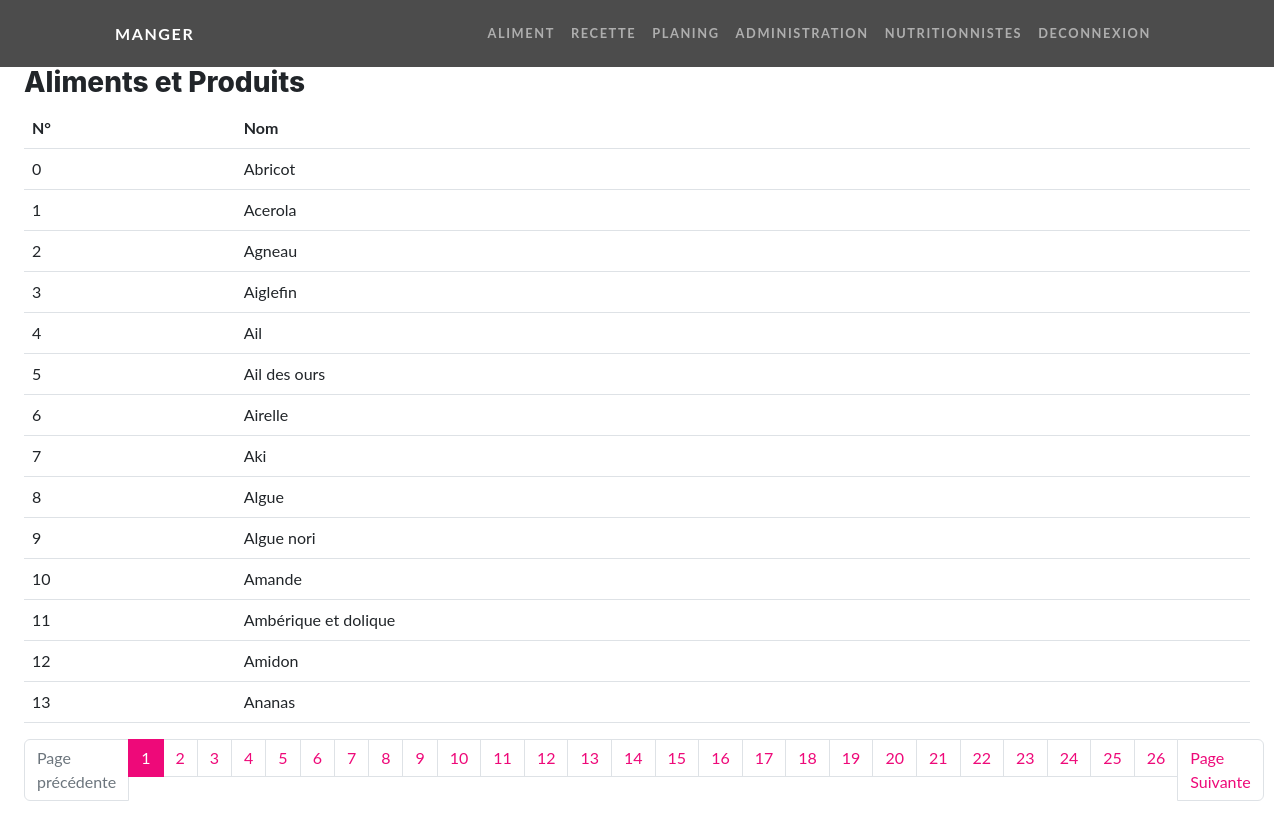
The page /aliment (signed in) on the database its author committed.
### tables this page shows
CREATE TABLE IF NOT EXISTS `aliment` (
  `id` int NOT NULL AUTO_INCREMENT,
  `nom` varchar(255) NOT NULL,
  PRIMARY KEY (`id`)
);

### src/Controllers/Controller.php (called while the page is built, shortened)
<?php
abstract class Controller {
    function render (string $fichier, array $donnees = [], string $template = 'default.php') {
        extract($donnees);
        require_once ROOT . '/Views/' . $fichier;
        $contenu = ob_get_clean();
        require_once ROOT . '/Views/' . $template;
    }
}

### src/Controllers/AlimentController.php (called while the page is built, shortened)
<?php
class AlimentController extends Controller {
    public function index() {
        $alimentModel = new AlimentModel();
        $alimentsParPage = 14;
        $nbALiment = $alimentModel->countAllAliments();
        $nbPage = ceil($nbALiment->nbAliment / $alimentsParPage);
        if(isset($_GET['page']) && !empty($_GET['page'])) {
            $pageActuelle = (int) $this->secure($_GET['page']);
            if($pageActuelle > $nbPage) {
                $pageActuelle = $nbPage;
            }
        }else{
            $pageActuelle = 1;
        }
        $premierItem = $pageActuelle * $alimentsParPage - $alimentsParPage;
        $aliments = $alimentModel->findByLimits($premierItem, $alimentsParPage);
        return $this->render('aliment/index.php', [
            'aliments' => $aliments,
            'premierItem' => $premierItem,
            'pageActuelle' => $pageActuelle,
            'nbPage' => $nbPage
        ]);
    }
}

### index.php (called while the page is built, shortened)
<?php
$app = new Main();
$app->start();

### src/Models/AlimentModel.php (called while the page is built, shortened)
<?php
class AlimentModel extends Model {
    public function __construct() {
        $this->table = 'aliment';
    }
    public function countAllAliments() {
        return $this->executeQuery('SELECT count(aliment.id) AS nbAliment FROM ' . $this->table)->fetch();
    }
    public function findByLimits(int $premierItem, int $nbItem) {
        $query = $this->executeQuery('SELECT * FROM ' . $this->table . ' ORDER BY nom LIMIT ' . $premierItem . ', ' . $nbItem);
        return $query->fetchAll();
    }
}

### src/Core/Database.php (called while the page is built, shortened)
<?php
class Database extends PDO {
    private static $instance;
    private function __construct() {
        $_dsn = 'mysql:dbname=' .  $_ENV['DBNAME'] .  ';host=' . $_ENV['DBHOST'];
    }
    public static function getInstance():self {
        if(self::$instance === null) {
            self::$instance = new self();
        }
        return self::$instance;
    }
}

### src/Models/Model.php (called while the page is built, shortened)
<?php
class Model extends Database {
    public function executeQuery(string $sql, array $attributs = null){
        $this->db = Database::getInstance();
        if($attributs !== null) {
            $query = $this->db->prepare($sql);
            $query->execute($attributs);
            return $query;
        }else{
            return $this->db->query($sql);
        }
    }
}

### Views/aliment/index.php (the view)
<main class="px-4">
    <section class="col-12">
        <h3>Aliments et Produits</h3>
        <table class="table">
            <thead>
                <th>N°</th>
                <th>Nom</th>
            </thead>
            <tbody>
                <?php foreach ($aliments as $index => $aliment) : ?>
                    <tr>
                        <td><?= $index + $premierItem ?></td>
                        <td><?= $aliment->nom ?></td>
                    </tr>
                <?php endforeach ?>
            </tbody>
        </table>
        <nav>
            <ul class="pagination">
                <li class="page-item <?= ($pageActuelle == 1) ? "disabled" : "" ?>">
                    <a href="?page=<?= $pageActuelle -1 ?>" class="page-link">Page précédente</a>
                </li>
                <?php for($page = 1; $page <= $nbPage; $page++): ?>
                    <li class="page-item <?= ($pageActuelle == $page) ? "active" : "" ?>">
                        <a href="?page=<?= $page ?>" class="page-link"><?= $page ?></a>
                    </li>
                <?php endfor ?>
                <li class="page-item">
                    <a href="?page=<?= $pageActuelle + 1 ?>" class="page-link <?= ($pageActuelle == $nbPage) ? "disabled" : "" ?>">Page Suivante</a>
                </li>
            </ul>
        </nav>
    </section>
</main>

### src/Core/Main.php (shortened to what this page needs)
<?php
class Main {
    public function start() {
        $params = [];
        if(isset($_GET['p']))
            $params = explode('/', $_GET['p']);
        if(isset($params[0]) && $params[0] != '') {
            $controller = '\\App\\Controllers\\'.ucfirst(array_shift($params)).'Controller';
            $controller = new $controller();
            $action = (isset($params[0])) ? array_shift($params) : 'index';
            if(method_exists($controller, $action)) {
                (isset($params[0])) ? call_user_func_array([$controller, $action], $params) : $controller->$action();
            }else{
                http_response_code(404);
                echo "La page recherchée n'existe pas";
            }
        }else{
            header('Location: accueil');
            exit;
        }
    }
}

### Views/default.php (shortened to what this page needs)
<!DOCTYPE html>
<html lang="en">
<head>
    <link href="https://cdn.jsdelivr.net/npm/bootstrap@5.3.2/dist/css/bootstrap.min.css" rel="stylesheet">
    <link href="/public/css/styles.css" rel="stylesheet" type="text/css">
</head>
<body>
    <nav class="navbar navbar-expand-lg navbar-dark navbar-custom fixed-top">
        <div class="container px-5">
            <a class="navbar-brand" href=".">MANGER</a>
            <div class="collapse navbar-collapse" id="navbarResponsive">
                <ul class="navbar-nav ms-auto">
                    <?php if(isset($_SESSION['utilisateur'])): ?>
                        <li class="nav-item"><a class="nav-link" href="/aliment">Aliment</a></li>
                        <li class="nav-item"><a class="nav-link" href="/recette">Recette</a></li>
                        <li class="nav-item"><a class="nav-link" href="#">Planing</a></li>
                        <?php if($_SESSION['utilisateur']['role'] == "admin"): ?>
                            <li class="nav-item"><a class="nav-link" href="/admin">Administration</a></li>
                        <?php endif ?>
                        <li class="nav-item"><a class="nav-link" href="/rechercheNutritionniste">Nutritionnistes</a></li>
                        <li class="nav-item sign-in-up"><a class="nav-link" href="/utilisateur/logout">Deconnexion</a></li>
                    <?php else: ?>
                        <li class="nav-item sign-in-up"><a class="nav-link" href="/utilisateur/login">Connexion</a></li>
                    <?php endif ?>
                </ul>
            </div>
        </div>
    </nav>
    <div class="conteneur" style="margin-top: 66px;">
        <?= $contenu ?>
    </div>
</body>
</html>

### rows shown on the page
aliment: premierItem "0", nom "Abricot"
aliment: premierItem "1", nom "Acerola"
aliment: premierItem "2", nom "Agneau"
aliment: premierItem "3", nom "Aiglefin"
aliment: premierItem "4", nom "Ail"
aliment: premierItem "5", nom "Ail des ours"
aliment: premierItem "6", nom "Airelle"
aliment: premierItem "7", nom "Aki"
aliment: premierItem "8", nom "Algue"
aliment: premierItem "9", nom "Algue nori"
aliment: premierItem "10", nom "Amande"
aliment: premierItem "11", nom "Ambérique et dolique"
aliment: premierItem "12", nom "Amidon"
aliment: premierItem "13", nom "Ananas"
